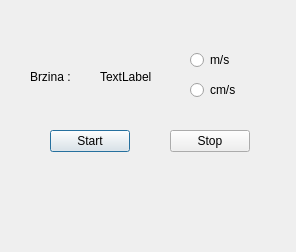
<?xml version="1.0" encoding="UTF-8"?>
<ui version="4.0">
 <class>Dialog</class>
 <widget class="QDialog" name="Dialog">
  <property name="geometry">
   <rect>
    <x>0</x>
    <y>0</y>
    <width>296</width>
    <height>252</height>
   </rect>
  </property>
  <property name="windowTitle">
   <string>Dialog</string>
  </property>
  <widget class="QPushButton" name="pushButton">
   <property name="geometry">
    <rect>
     <x>50</x>
     <y>130</y>
     <width>80</width>
     <height>22</height>
    </rect>
   </property>
   <property name="text">
    <string>Start</string>
   </property>
  </widget>
  <widget class="QPushButton" name="pushButton_2">
   <property name="geometry">
    <rect>
     <x>170</x>
     <y>130</y>
     <width>80</width>
     <height>22</height>
    </rect>
   </property>
   <property name="text">
    <string>Stop</string>
   </property>
  </widget>
  <widget class="QRadioButton" name="radioButton">
   <property name="geometry">
    <rect>
     <x>190</x>
     <y>80</y>
     <width>99</width>
     <height>20</height>
    </rect>
   </property>
   <property name="text">
    <string>cm/s</string>
   </property>
  </widget>
  <widget class="QRadioButton" name="radioButton_2">
   <property name="geometry">
    <rect>
     <x>190</x>
     <y>50</y>
     <width>99</width>
     <height>20</height>
    </rect>
   </property>
   <property name="text">
    <string>m/s</string>
   </property>
  </widget>
  <widget class="QLabel" name="label">
   <property name="geometry">
    <rect>
     <x>30</x>
     <y>70</y>
     <width>57</width>
     <height>14</height>
    </rect>
   </property>
   <property name="text">
    <string>Brzina :</string>
   </property>
  </widget>
  <widget class="QLabel" name="label_2">
   <property name="geometry">
    <rect>
     <x>100</x>
     <y>70</y>
     <width>57</width>
     <height>14</height>
    </rect>
   </property>
   <property name="text">
    <string>TextLabel</string>
   </property>
  </widget>
 </widget>
 <resources/>
 <connections/>
</ui>
